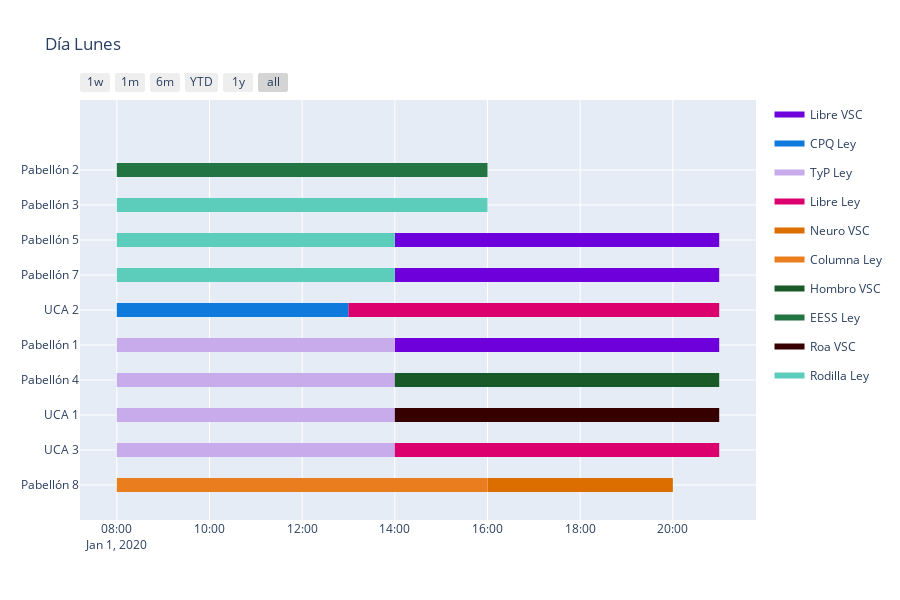

This figure's notebook cell:
### Markdown cell above
## Plot Gannt diarias

### Code cell
fig_0 = ff.create_gantt(df0, colors=colors, index_col='Resource', show_colorbar=True, title='Día Lunes',
                        showgrid_x=True, showgrid_y=True, group_tasks=True)
fig_0.show()

### Figure 1 — Plotly figure (JSON) as saved in the notebook; plotly's stock layout.template omitted (floating-point values rounded to 4 significant figures)
{"data": [{"fill": "toself", "fillcolor": "rgb(110, 0, 220)", "hoverinfo": "name", "legendgroup": "rgb(110, 0, 220)", "mode": "none", "name": "Libre VSC", "type": "scatter", "x": ["2020-01-01T14:00:00", "2020-01-01T21:00:00", "2020-01-01T21:00:00", "2020-01-01T14:00:00", "2020-01-01T14:00:00", "2020-01-01T14:00:00", "2020-01-01T21:00:00", "2020-01-01T21:00:00", "2020-01-01T14:00:00", "2020-01-01T14:00:00", "2020-01-01T14:00:00", "2020-01-01T21:00:00", "2020-01-01T21:00:00", "2020-01-01T14:00:00"], "y": [3.8, 3.8, 4.2, 4.2, null, 6.8, 6.8, 7.2, 7.2, null, 5.8, 5.8, 6.2, 6.2]}, {"fill": "toself", "fillcolor": "rgb(14, 122, 220)", "hoverinfo": "name", "legendgroup": "rgb(14, 122, 220)", "mode": "none", "name": "CPQ Ley", "type": "scatter", "x": ["2020-01-01T08:00:00", "2020-01-01T13:00:00", "2020-01-01T13:00:00", "2020-01-01T08:00:00"], "y": [4.8, 4.8, 5.2, 5.2]}, {"fill": "toself", "fillcolor": "rgb(199, 171, 235)", "hoverinfo": "name", "legendgroup": "rgb(199, 171, 235)", "mode": "none", "name": "TyP Ley", "type": "scatter", "x": ["2020-01-01T08:00:00", "2020-01-01T14:00:00", "2020-01-01T14:00:00", "2020-01-01T08:00:00", "2020-01-01T08:00:00", "2020-01-01T08:00:00", "2020-01-01T14:00:00", "2020-01-01T14:00:00", "2020-01-01T08:00:00", "2020-01-01T08:00:00", "2020-01-01T08:00:00", "2020-01-01T14:00:00", "2020-01-01T14:00:00", "2020-01-01T08:00:00", "2020-01-01T08:00:00", "2020-01-01T08:00:00", "2020-01-01T14:00:00", "2020-01-01T14:00:00", "2020-01-01T08:00:00"], "y": [3.8, 3.8, 4.2, 4.2, null, 2.8, 2.8, 3.2, 3.2, null, 1.8, 1.8, 2.2, 2.2, null, 0.8, 0.8, 1.2, 1.2]}, {"fill": "toself", "fillcolor": "rgb(220, 0, 110)", "hoverinfo": "name", "legendgroup": "rgb(220, 0, 110)", "mode": "none", "name": "Libre Ley", "type": "scatter", "x": ["2020-01-01T13:00:00", "2020-01-01T21:00:00", "2020-01-01T21:00:00", "2020-01-01T13:00:00", "2020-01-01T13:00:00", "2020-01-01T14:00:00", "2020-01-01T21:00:00", "2020-01-01T21:00:00", "2020-01-01T14:00:00"], "y": [4.8, 4.8, 5.2, 5.2, null, 0.8, 0.8, 1.2, 1.2]}, {"fill": "toself", "fillcolor": "rgb(220, 110, 0)", "hoverinfo": "name", "legendgroup": "rgb(220, 110, 0)", "mode": "none", "name": "Neuro VSC", "type": "scatter", "x": ["2020-01-01T16:00:00", "2020-01-01T20:00:00", "2020-01-01T20:00:00", "2020-01-01T16:00:00"], "y": [-0.2, -0.2, 0.2, 0.2]}, {"fill": "toself", "fillcolor": "rgb(234, 126, 31)", "hoverinfo": "name", "legendgroup": "rgb(234, 126, 31)", "mode": "none", "name": "Columna Ley", "type": "scatter", "x": ["2020-01-01T08:00:00", "2020-01-01T16:00:00", "2020-01-01T16:00:00", "2020-01-01T08:00:00"], "y": [-0.2, -0.2, 0.2, 0.2]}, {"fill": "toself", "fillcolor": "rgb(25, 90, 40)", "hoverinfo": "name", "legendgroup": "rgb(25, 90, 40)", "mode": "none", "name": "Hombro VSC", "type": "scatter", "x": ["2020-01-01T14:00:00", "2020-01-01T21:00:00", "2020-01-01T21:00:00", "2020-01-01T14:00:00"], "y": [2.8, 2.8, 3.2, 3.2]}, {"fill": "toself", "fillcolor": "rgb(34, 116, 66)", "hoverinfo": "name", "legendgroup": "rgb(34, 116, 66)", "mode": "none", "name": "EESS Ley", "type": "scatter", "x": ["2020-01-01T08:00:00", "2020-01-01T16:00:00", "2020-01-01T16:00:00", "2020-01-01T08:00:00"], "y": [8.8, 8.8, 9.2, 9.2]}, {"fill": "toself", "fillcolor": "rgb(55, 0, 0)", "hoverinfo": "name", "legendgroup": "rgb(55, 0, 0)", "mode": "none", "name": "Roa VSC", "type": "scatter", "x": ["2020-01-01T14:00:00", "2020-01-01T21:00:00", "2020-01-01T21:00:00", "2020-01-01T14:00:00"], "y": [1.8, 1.8, 2.2, 2.2]}, {"fill": "toself", "fillcolor": "rgb(93, 205, 187)", "hoverinfo": "name", "legendgroup": "rgb(93, 205, 187)", "mode": "none", "name": "Rodilla Ley", "type": "scatter", "x": ["2020-01-01T08:00:00", "2020-01-01T16:00:00", "2020-01-01T16:00:00", "2020-01-01T08:00:00", "2020-01-01T08:00:00", "2020-01-01T08:00:00", "2020-01-01T14:00:00", "2020-01-01T14:00:00", "2020-01-01T08:00:00", "2020-01-01T08:00:00", "2020-01-01T08:00:00", "2020-01-01T14:00:00", "2020-01-01T14:00:00", "2020-01-01T08:00:00"], "y": [7.8, 7.8, 8.2, 8.2, null, 6.8, 6.8, 7.2, 7.2, null, 5.8, 5.8, 6.2, 6.2]}, {"legendgroup": "rgb(110, 0, 220)", "marker": {"color": "rgb(110, 0, 220)", "opacity": 0, "size": 1}, "mode": "markers", "name": "", "showlegend": false, "text": [null, null, null, null, null, null], "type": "scatter", "x": ["2020-01-01T14:00:00", "2020-01-01T21:00:00", "2020-01-01T14:00:00", "2020-01-01T21:00:00", "2020-01-01T14:00:00", "2020-01-01T21:00:00"], "y": [4, 4, 7, 7, 6, 6]}, {"legendgroup": "rgb(14, 122, 220)", "marker": {"color": "rgb(14, 122, 220)", "opacity": 0, "size": 1}, "mode": "markers", "name": "", "showlegend": false, "text": [null, null], "type": "scatter", "x": ["2020-01-01T08:00:00", "2020-01-01T13:00:00"], "y": [5, 5]}, {"legendgroup": "rgb(199, 171, 235)", "marker": {"color": "rgb(199, 171, 235)", "opacity": 0, "size": 1}, "mode": "markers", "name": "", "showlegend": false, "text": [null, null, null, null, null, null, null, null], "type": "scatter", "x": ["2020-01-01T08:00:00", "2020-01-01T14:00:00", "2020-01-01T08:00:00", "2020-01-01T14:00:00", "2020-01-01T08:00:00", "2020-01-01T14:00:00", "2020-01-01T08:00:00", "2020-01-01T14:00:00"], "y": [4, 4, 3, 3, 2, 2, 1, 1]}, {"legendgroup": "rgb(220, 0, 110)", "marker": {"color": "rgb(220, 0, 110)", "opacity": 0, "size": 1}, "mode": "markers", "name": "", "showlegend": false, "text": [null, null, null, null], "type": "scatter", "x": ["2020-01-01T13:00:00", "2020-01-01T21:00:00", "2020-01-01T14:00:00", "2020-01-01T21:00:00"], "y": [5, 5, 1, 1]}, {"legendgroup": "rgb(220, 110, 0)", "marker": {"color": "rgb(220, 110, 0)", "opacity": 0, "size": 1}, "mode": "markers", "name": "", "showlegend": false, "text": [null, null], "type": "scatter", "x": ["2020-01-01T16:00:00", "2020-01-01T20:00:00"], "y": [0, 0]}, {"legendgroup": "rgb(234, 126, 31)", "marker": {"color": "rgb(234, 126, 31)", "opacity": 0, "size": 1}, "mode": "markers", "name": "", "showlegend": false, "text": [null, null], "type": "scatter", "x": ["2020-01-01T08:00:00", "2020-01-01T16:00:00"], "y": [0, 0]}, {"legendgroup": "rgb(25, 90, 40)", "marker": {"color": "rgb(25, 90, 40)", "opacity": 0, "size": 1}, "mode": "markers", "name": "", "showlegend": false, "text": [null, null], "type": "scatter", "x": ["2020-01-01T14:00:00", "2020-01-01T21:00:00"], "y": [3, 3]}, {"legendgroup": "rgb(34, 116, 66)", "marker": {"color": "rgb(34, 116, 66)", "opacity": 0, "size": 1}, "mode": "markers", "name": "", "showlegend": false, "text": [null, null], "type": "scatter", "x": ["2020-01-01T08:00:00", "2020-01-01T16:00:00"], "y": [9, 9]}, {"legendgroup": "rgb(55, 0, 0)", "marker": {"color": "rgb(55, 0, 0)", "opacity": 0, "size": 1}, "mode": "markers", "name": "", "showlegend": false, "text": [null, null], "type": "scatter", "x": ["2020-01-01T14:00:00", "2020-01-01T21:00:00"], "y": [2, 2]}, {"legendgroup": "rgb(93, 205, 187)", "marker": {"color": "rgb(93, 205, 187)", "opacity": 0, "size": 1}, "mode": "markers", "name": "", "showlegend": false, "text": [null, null, null, null, null, null], "type": "scatter", "x": ["2020-01-01T08:00:00", "2020-01-01T16:00:00", "2020-01-01T08:00:00", "2020-01-01T14:00:00", "2020-01-01T08:00:00", "2020-01-01T14:00:00"], "y": [8, 8, 7, 7, 6, 6]}], "layout": {"height": 600, "hovermode": "closest", "showlegend": true, "title": {"text": "Día Lunes"}, "xaxis": {"rangeselector": {"buttons": [{"count": 7, "label": "1w", "step": "day", "stepmode": "backward"}, {"count": 1, "label": "1m", "step": "month", "stepmode": "backward"}, {"count": 6, "label": "6m", "step": "month", "stepmode": "backward"}, {"count": 1, "label": "YTD", "step": "year", "stepmode": "todate"}, {"count": 1, "label": "1y", "step": "year", "stepmode": "backward"}, {"step": "all"}]}, "showgrid": true, "type": "date", "zeroline": false}, "yaxis": {"autorange": false, "range": [-1, 11], "showgrid": true, "ticktext": ["Pabellón 8", "UCA 3", "UCA 1", "Pabellón 4", "Pabellón 1", "UCA 2", "Pabellón 7", "Pabellón 5", "Pabellón 3", "Pabellón 2"], "tickvals": [0, 1, 2, 3, 4, 5, 6, 7, 8, 9], "zeroline": false}}}
